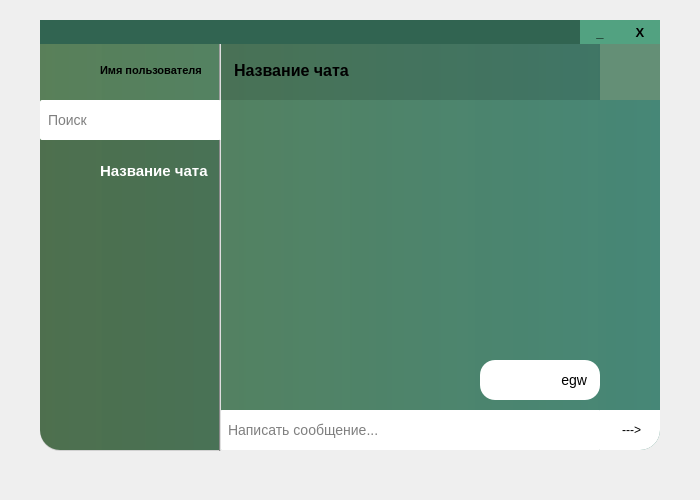
<?xml version="1.0" encoding="UTF-8"?>
<ui version="4.0">
 <class>MainWindow</class>
 <widget class="QMainWindow" name="MainWindow">
  <property name="geometry">
   <rect>
    <x>0</x>
    <y>0</y>
    <width>700</width>
    <height>500</height>
   </rect>
  </property>
  <property name="cursor">
   <cursorShape>ArrowCursor</cursorShape>
  </property>
  <property name="focusPolicy">
   <enum>Qt::StrongFocus</enum>
  </property>
  <property name="windowTitle">
   <string>PepeChat</string>
  </property>
  <property name="windowOpacity">
   <double>1.000000000000000</double>
  </property>
  <property name="autoFillBackground">
   <bool>false</bool>
  </property>
  <widget class="QWidget" name="centralwidget">
   <widget class="QWidget" name="widget" native="true">
    <property name="geometry">
     <rect>
      <x>40</x>
      <y>10</y>
      <width>630</width>
      <height>441</height>
     </rect>
    </property>
    <widget class="QLabel" name="main_bg">
     <property name="geometry">
      <rect>
       <x>0</x>
       <y>29</y>
       <width>620</width>
       <height>411</height>
      </rect>
     </property>
     <property name="styleSheet">
      <string notr="true">background-color: qlineargradient(spread:pad, x1:0, y1:0, x2:1, y2:0, stop:0 rgba(75, 117, 75, 234), stop:1 rgba(59, 128, 111, 239));
border-bottom-left-radius: 20px;
border-bottom-right-radius: 20px;</string>
     </property>
     <property name="text">
      <string/>
     </property>
    </widget>
    <widget class="Line" name="line">
     <property name="geometry">
      <rect>
       <x>170</x>
       <y>30</y>
       <width>20</width>
       <height>411</height>
      </rect>
     </property>
     <property name="orientation">
      <enum>Qt::Vertical</enum>
     </property>
    </widget>
    <widget class="QLineEdit" name="search">
     <property name="geometry">
      <rect>
       <x>0</x>
       <y>90</y>
       <width>181</width>
       <height>40</height>
      </rect>
     </property>
     <property name="styleSheet">
      <string notr="true">border-radius: 2px;
boreder: none;
padding-left: 6px;
font-size: 14px;</string>
     </property>
     <property name="text">
      <string/>
     </property>
     <property name="placeholderText">
      <string>Поиск</string>
     </property>
    </widget>
    <widget class="QPushButton" name="push_messages">
     <property name="geometry">
      <rect>
       <x>560</x>
       <y>400</y>
       <width>60</width>
       <height>40</height>
      </rect>
     </property>
     <property name="cursor">
      <cursorShape>PointingHandCursor</cursorShape>
     </property>
     <property name="styleSheet">
      <string notr="true">QPushButton{
	background-color: rgb(255, 255, 255);
	border-bottom-right-radius: 20px;
}
QPushButton:hover{
	background-color: rgba(223, 223, 223, 243);
}</string>
     </property>
     <property name="text">
      <string>	---&gt;</string>
     </property>
    </widget>
    <widget class="QLineEdit" name="message_input">
     <property name="geometry">
      <rect>
       <x>180</x>
       <y>400</y>
       <width>381</width>
       <height>40</height>
      </rect>
     </property>
     <property name="cursor">
      <cursorShape>IBeamCursor</cursorShape>
     </property>
     <property name="styleSheet">
      <string notr="true">border-radius: 2px;
boreder: none;
padding-left: 6px;
font-size: 14px;</string>
     </property>
     <property name="text">
      <string/>
     </property>
     <property name="placeholderText">
      <string>Написать сообщение...</string>
     </property>
    </widget>
    <widget class="QLabel" name="left_bg">
     <property name="geometry">
      <rect>
       <x>0</x>
       <y>130</y>
       <width>181</width>
       <height>311</height>
      </rect>
     </property>
     <property name="styleSheet">
      <string notr="true">background-color: qlineargradient(spread:pad, x1:1, y1:0, x2:1, y2:0, stop:0 rgba(0, 0, 0, 32), stop:1 rgba(255, 255, 255, 255));
border-bottom-left-radius: 20px;</string>
     </property>
     <property name="text">
      <string/>
     </property>
    </widget>
    <widget class="QLabel" name="up_title_chat">
     <property name="geometry">
      <rect>
       <x>180</x>
       <y>30</y>
       <width>380</width>
       <height>60</height>
      </rect>
     </property>
     <property name="font">
      <font>
       <pointsize>12</pointsize>
       <weight>75</weight>
       <bold>true</bold>
      </font>
     </property>
     <property name="styleSheet">
      <string notr="true">background-color: qlineargradient(spread:pad, x1:1, y1:0, x2:1, y2:0, stop:0 rgba(0, 0, 0, 32), stop:1 rgba(255, 255, 255, 255));
padding-left: 10px;</string>
     </property>
     <property name="text">
      <string>Название чата</string>
     </property>
    </widget>
    <widget class="QLabel" name="name">
     <property name="geometry">
      <rect>
       <x>60</x>
       <y>40</y>
       <width>111</width>
       <height>41</height>
      </rect>
     </property>
     <property name="font">
      <font>
       <pointsize>8</pointsize>
       <weight>75</weight>
       <bold>true</bold>
      </font>
     </property>
     <property name="text">
      <string>Имя пользователя</string>
     </property>
    </widget>
    <widget class="QPushButton" name="call">
     <property name="geometry">
      <rect>
       <x>560</x>
       <y>30</y>
       <width>60</width>
       <height>60</height>
      </rect>
     </property>
     <property name="font">
      <font>
       <weight>75</weight>
       <bold>true</bold>
      </font>
     </property>
     <property name="cursor">
      <cursorShape>PointingHandCursor</cursorShape>
     </property>
     <property name="styleSheet">
      <string notr="true">QPushButton{
	background-color: rgb(100, 143, 118);
	border:none;
	color: rgb(255, 255, 255);
	image: url(:/background/auricular-phone-symbol-in-a-circle_icon-icons.com_56570.png);
	padding: 15px;
}
QPushButton:hover{	
	background-color: rgb(127, 200, 158);
}</string>
     </property>
     <property name="text">
      <string/>
     </property>
    </widget>
    <widget class="QLabel" name="messages">
     <property name="geometry">
      <rect>
       <x>440</x>
       <y>350</y>
       <width>120</width>
       <height>40</height>
      </rect>
     </property>
     <property name="layoutDirection">
      <enum>Qt::LeftToRight</enum>
     </property>
     <property name="styleSheet">
      <string notr="true">background-color: rgb(255, 255, 255);
padding: 10px;
font-size: 14px;
border-radius: 15px;</string>
     </property>
     <property name="text">
      <string>egw</string>
     </property>
     <property name="alignment">
      <set>Qt::AlignRight|Qt::AlignTrailing|Qt::AlignVCenter</set>
     </property>
    </widget>
    <widget class="QPushButton" name="message_avatar">
     <property name="geometry">
      <rect>
       <x>570</x>
       <y>350</y>
       <width>40</width>
       <height>40</height>
      </rect>
     </property>
     <property name="cursor">
      <cursorShape>PointingHandCursor</cursorShape>
     </property>
     <property name="styleSheet">
      <string notr="true">border-image: url(:/background/0q2XvMbngZU.jpg);
border-radius: 20px;
</string>
     </property>
     <property name="text">
      <string/>
     </property>
    </widget>
    <widget class="QPushButton" name="main_avatar">
     <property name="geometry">
      <rect>
       <x>10</x>
       <y>40</y>
       <width>40</width>
       <height>40</height>
      </rect>
     </property>
     <property name="cursor">
      <cursorShape>PointingHandCursor</cursorShape>
     </property>
     <property name="styleSheet">
      <string notr="true">border-image: url(:/background/0q2XvMbngZU.jpg);
border-radius: 20px;
</string>
     </property>
     <property name="text">
      <string/>
     </property>
    </widget>
    <widget class="QPushButton" name="chat_avatar">
     <property name="geometry">
      <rect>
       <x>10</x>
       <y>142</y>
       <width>40</width>
       <height>40</height>
      </rect>
     </property>
     <property name="cursor">
      <cursorShape>PointingHandCursor</cursorShape>
     </property>
     <property name="styleSheet">
      <string notr="true">border-image: url(:/background/0q2XvMbngZU.jpg);
border-radius: 20px;
</string>
     </property>
     <property name="text">
      <string/>
     </property>
    </widget>
    <widget class="QLabel" name="title_chat_left">
     <property name="geometry">
      <rect>
       <x>60</x>
       <y>150</y>
       <width>121</width>
       <height>21</height>
      </rect>
     </property>
     <property name="font">
      <font>
       <pointsize>11</pointsize>
       <weight>75</weight>
       <bold>true</bold>
      </font>
     </property>
     <property name="styleSheet">
      <string notr="true">color: rgb(255, 255, 255);</string>
     </property>
     <property name="text">
      <string>Название чата</string>
     </property>
    </widget>
    <widget class="QPushButton" name="chat_box">
     <property name="geometry">
      <rect>
       <x>0</x>
       <y>130</y>
       <width>181</width>
       <height>60</height>
      </rect>
     </property>
     <property name="font">
      <font>
       <pointsize>10</pointsize>
      </font>
     </property>
     <property name="cursor">
      <cursorShape>PointingHandCursor</cursorShape>
     </property>
     <property name="styleSheet">
      <string notr="true">QPushButton{
	border-radius: none;
}
QPushButton:hover{
	background-color: qlineargradient(spread:pad, x1:0, y1:0, x2:1, y2:0, stop:0 rgba(0, 0, 0, 14), stop:1 rgba(0, 0, 0, 43));
}

QPushButton:pressed{

}</string>
     </property>
     <property name="text">
      <string/>
     </property>
    </widget>
    <widget class="QLabel" name="label">
     <property name="geometry">
      <rect>
       <x>0</x>
       <y>10</y>
       <width>620</width>
       <height>24</height>
      </rect>
     </property>
     <property name="styleSheet">
      <string notr="true">background-color: rgb(77, 131, 102);
background-color: rgb(49, 100, 81);</string>
     </property>
     <property name="text">
      <string/>
     </property>
    </widget>
    <widget class="QPushButton" name="close">
     <property name="geometry">
      <rect>
       <x>580</x>
       <y>10</y>
       <width>40</width>
       <height>24</height>
      </rect>
     </property>
     <property name="font">
      <font>
       <pointsize>10</pointsize>
       <weight>75</weight>
       <bold>true</bold>
      </font>
     </property>
     <property name="styleSheet">
      <string notr="true">QPushButton{
background-color: rgb(82, 162, 129);
border: none;
}
QPushButton:hover{
	background-color: rgb(203, 0, 0);
	color: rgb(255, 255, 255);
}</string>
     </property>
     <property name="text">
      <string>X</string>
     </property>
    </widget>
    <widget class="QPushButton" name="roll">
     <property name="geometry">
      <rect>
       <x>540</x>
       <y>10</y>
       <width>40</width>
       <height>24</height>
      </rect>
     </property>
     <property name="font">
      <font>
       <pointsize>10</pointsize>
       <weight>75</weight>
       <bold>true</bold>
      </font>
     </property>
     <property name="styleSheet">
      <string notr="true">QPushButton{
background-color: rgb(82, 162, 129);
border: none;
}
QPushButton:hover{
	
	background-color: rgb(100, 191, 153);
	color: rgb(255, 255, 255);
}</string>
     </property>
     <property name="text">
      <string>_</string>
     </property>
    </widget>
   </widget>
  </widget>
 </widget>
 <resources>
  <include location="res.qrc"/>
 </resources>
 <connections/>
</ui>
